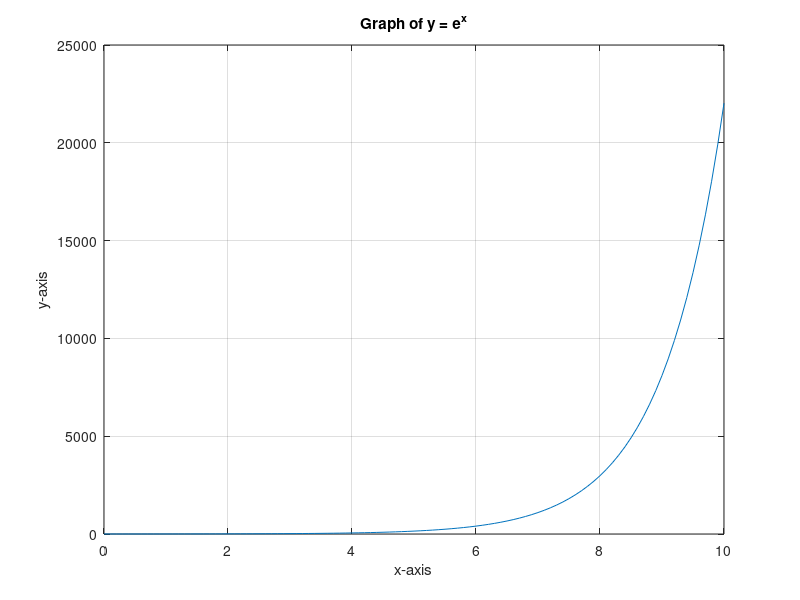
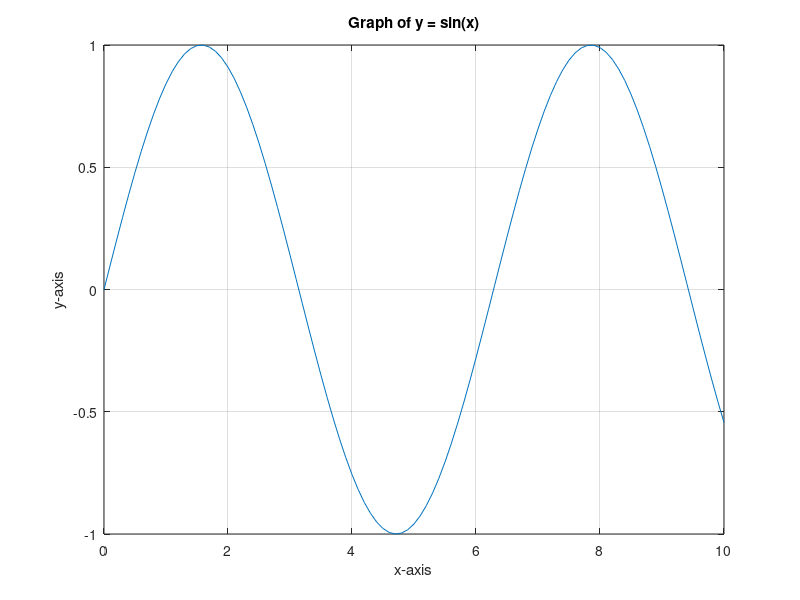
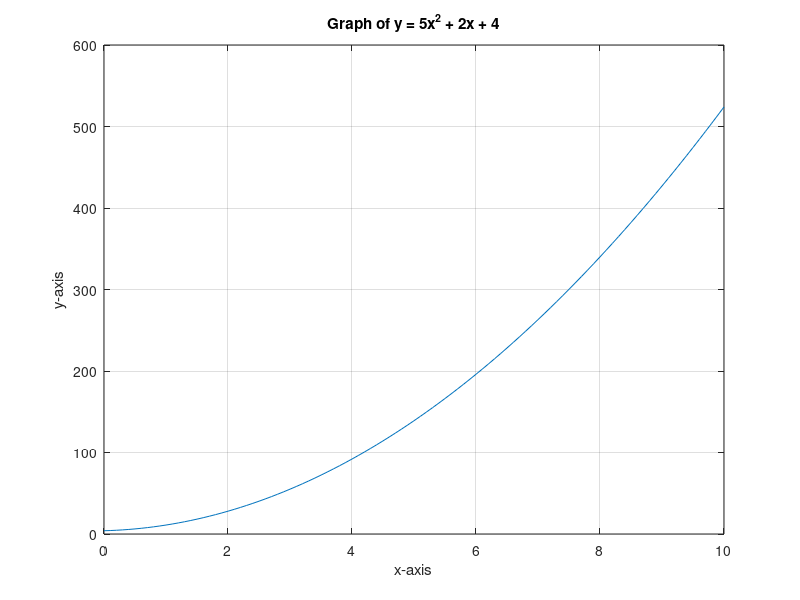
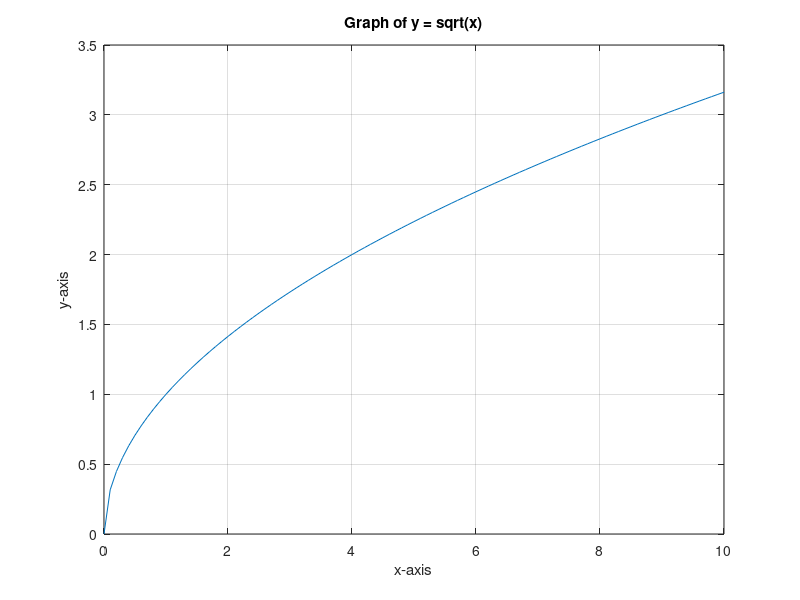

MATLAB code to generate these figures, in order:
%% Homework #3
% Jason Chiarulli
%
% ENGR 108
%
% Matlab for Engineers, Third Edition

%% Problem 5.1

% The following graphs were all created by defining vectors of 
% x-values and y-values and by using the figure command. 
% The figure command opens a new figure window each time a plot 
% is requested.
% Next, the plot command was used with the x-values and y-values
% being used as arguments.
% Then, the grid, title, xlabel, and ylabel commands were used 
% to define a background grid, a graph title, a label for the 
% x-axis, and a label for the y-axis.

x = 0:0.1:10;

% a)
figure(1)
y = exp(x);
plot(x,y)
grid
title('Graph of y = e^x')
xlabel('x-axis')
ylabel('y-axis')

% b)
figure(2)
y = sin(x);
plot(x,y)
grid
title('Graph of y = sin(x)')
xlabel('x-axis')
ylabel('y-axis')

% c)
figure(3)
y = 5*x.^2 + 2*x + 4;
plot(x,y)
grid
title('Graph of y = 5x^2 + 2x + 4')
xlabel('x-axis')
ylabel('y-axis')

% d)
figure(4)
y = sqrt(x);
plot(x,y)
grid
title('Graph of y = sqrt(x)')
xlabel('x-axis')
ylabel('y-axis')

%% Problem 5.3

% The following graph was created using the same method as the
% the one described in Problem 5.1 with a few new features being used.
% One of the new features is the plot command's capability to 
% accept multiple pairs of x-valued vectors and y-valued vectors 
% by interpreting the input to plot as alternating x and y vectors.
% This results in multiple lines being displayed on the same 
% figure with each line being displayed with a different color.
% Another new feature is the legend command which creates a legend 
% to identify each line.

figure(5)
x = -pi:0.01*pi:pi;
y1 = sin(x);
y2 = sin(2*x);
y3 = sin(3*x);
plot(x, y1, x, y2, x, y3)
grid
title('Sinusoidal Functions')
xlabel('x-axis')
ylabel('y-axis')
legend('sin(x)', 'sin(2x)', 'sin(3x)', 'Location', 'NorthEastOutside')

%% Problem 5.11

% a)
% Defines the diameter of the rod
d = 0.505; 
% Calculates the cross-sectional area of the rod
A = pi*d^2/4 
% Defines the force vector
F = [0, 1650, 3400, 5200, 6850, 7750, 8650, 9300, 10100, 10400];
% Calculates the applied stress
stress = F./A
% Defines the length vector
l = [2, 2.002, 2.004, 2.006, 2.008, 2.010, 2.020, 2.040, 2.080, 2.120];
% Calculates the resulting strain
strain = (l - l(1))./l(1)
 
% b)
% Opens a new figure window
figure(6)
% Creates an x-y plot with the strain data on the x-axis
% and the corresponding stress data on the y-axis
% The graph is also plotted with a solid line type, 
% circle data point marks, and a line color of black.
plot(strain, stress, '-ok')
% Creates a background grid for the graph
grid
 
% c)
% The title, xlabel, and ylabel commands are used to create
% a graph title, a label for the x-axis, and a label for the
% y-axis
title('Tensile Testing Results')
xlabel('Strain')
ylabel('Stress, lb_f/in.^2 (psi)')

% d)
% Creates a text box to mark the yield point on the graph
text(5.7e-3, 38693, '<-- Yield Point')

%% Problem 5.13

% The following graph was created using the same method as the
% the one described in Problem 5.1 with one new feature being used.
% This new feature is the subplot command which allows the figure
% to be subdivided in the graphing window. 
% The function subplot(m,n,p) is used to split the figure into an 
% mxn matrix where m represents the number of rows and n represents 
% the number of columns.
% The variable p identifies the portion of the window where the next
% plot will be drawn.

figure(7)
x = 0:0.1:10;

% a)
subplot(2,2,1)
y = exp(x);
plot(x,y)
grid
title('Graph of y = e^x')
xlabel('x-axis')
ylabel('y-axis')

% b)
subplot(2,2,2)
y = sin(x);
plot(x,y)
grid
title('Graph of y = sin(x)')
xlabel('x-axis')
ylabel('y-axis')

% c)
subplot(2,2,3)
y = 5*x.^2 + 2*x + 4;
plot(x,y)
grid
title('Graph of y = 5x^2 + 2x + 4')
xlabel('x-axis')
ylabel('y-axis')

% d)
subplot(2,2,4)
y = sqrt(x);
plot(x,y)
grid
title('Graph of y = sqrt(x)')
xlabel('x-axis')
ylabel('y-axis')

%% Problem 5.15

% The following graphs were all created by defining an angle  
% vector (in radians), defining a radial distance vector, and 
% by using the figure command. 
% The figure command opens a new figure window each time a plot 
% is requested.
% Next, the polar command was used with the angle values and the 
% radial distance values being used as arguments.
% Then, the subplot command was used which allows the figure to be
% subdivided in the graphing window just like in Problem 5.13. 
% Finally, the title command was used to define a graph title.

figure(8)
theta = 0:0.01*pi:2*pi;

% a)
subplot(2,2,1)
r = sin(theta).^2 + cos(theta).^2;
polar(theta,r)
title('Graph of r = sin^2(\theta) + cos^2(\theta)')

% b)
subplot(2,2,2)
r = sin(theta);
polar(theta,r)
title('Graph of r = sin(theta)')

% c)
subplot(2,2,3)
r = exp(theta/5);
polar(theta,r)
title('Graph of r = e^(^\theta^/^5^)')

% d)
subplot(2,2,4)
r = sinh(theta);
polar(theta,r)
title('Graph of r = sinh(theta)')
